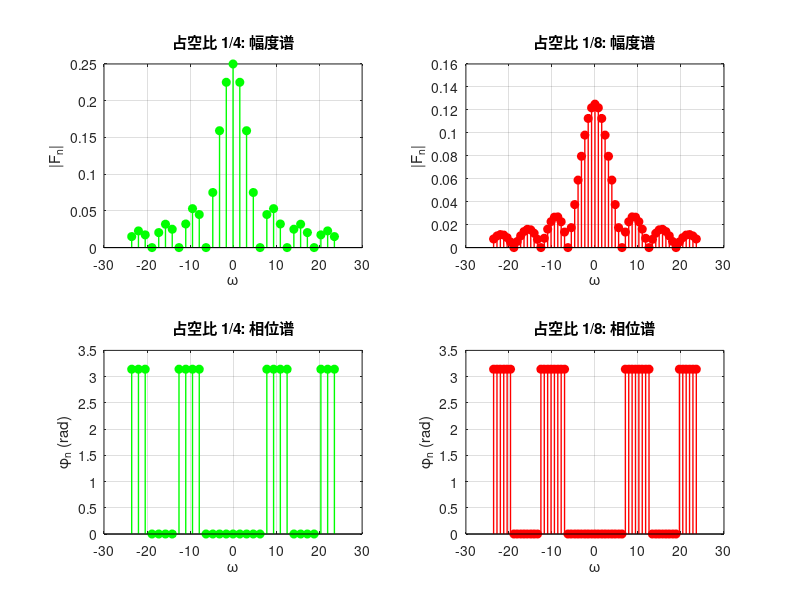

Reproduce this figure in MATLAB.
% 实验三 任务三：不同占空比周期矩形脉冲频谱对比
clear; clc; close all;

tau = 1; % 固定脉宽

% 1. 占空比 1/4 (T = 4)
T1 = 4;
Omega1 = 2 * pi / T1;
n1 = -15:15;
Fn1 = sin(n1 * pi * tau / T1) ./ (n1 * pi + eps);
Fn1(n1 == 0) = tau / T1;

% 2. 占空比 1/8 (T = 8)
T2 = 8;
Omega2 = 2 * pi / T2;
n2 = -30:30; % 扩大谱线范围展示相同频段
Fn2 = sin(n2 * pi * tau / T2) ./ (n2 * pi + eps);
Fn2(n2 == 0) = tau / T2;

% 绘图对比
figure('Name', '不同占空比周期矩形脉冲频谱对比');

% 占空比 1/4 幅度与相位
subplot(2, 2, 1);
stem(n1 * Omega1, abs(Fn1), 'filled', 'g', 'LineWidth', 1);
title('占空比 1/4: 幅度谱');
xlabel('\omega'); ylabel('|F_n|');
grid on;

subplot(2, 2, 3);
stem(n1 * Omega1, angle(Fn1), 'filled', 'g', 'LineWidth', 1);
title('占空比 1/4: 相位谱');
xlabel('\omega'); ylabel('\phi_n (rad)');
grid on;

% 占空比 1/8 幅度与相位
subplot(2, 2, 2);
stem(n2 * Omega2, abs(Fn2), 'filled', 'r', 'LineWidth', 1);
title('占空比 1/8: 幅度谱');
xlabel('\omega'); ylabel('|F_n|');
grid on;

subplot(2, 2, 4);
stem(n2 * Omega2, angle(Fn2), 'filled', 'r', 'LineWidth', 1);
title('占空比 1/8: 相位谱');
xlabel('\omega'); ylabel('\phi_n (rad)');
grid on;
